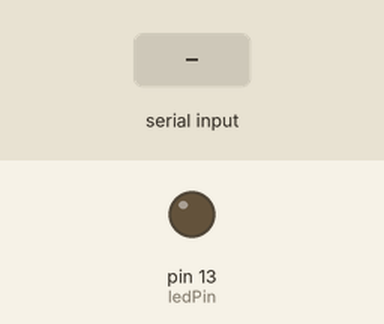
A sketch run on a simulated Arduino Uno, built with avr-gcc and run on an emulated ATmega328P. On the bench: output pins drawn as LEDs (lit = HIGH). The test bench sets the inputs (shaded band).

Above: at 1.2 s.
1.3 s: "l" received over the second serial link
At 2.2 s:
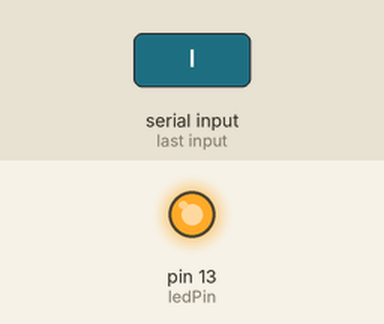
Timing chart, 0 to 4.3 s (numbered marks = the images above; inputs shaded):
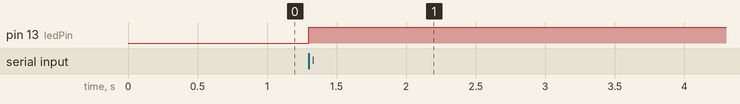

The sketch:

ArduinoSerial.ino
```cpp
#include "SoftwareSerial.h"

int ledPin = 13;
int analogPin = A0;

SoftwareSerial ser(8, 9); // RX, TX

boolean ledOn = false;

void setup()
{
  ser.begin(9600);
  pinMode(ledPin, OUTPUT);
}

void loop()
{
  if (ser.available())
  {
    char ch = ser.read();
    if (ch == 'l')
    {
      toggleLED();
    }
    if (ch == 'r')
    {
      sendAnalogReading();
    }
  }
}

void toggleLED()
{
  ledOn = ! ledOn;
  digitalWrite(ledPin, ledOn);
}

void sendAnalogReading()
{
  int reading = analogRead(analogPin);
  ser.println(reading);
}
```

Measured:
- after the input at 1.3 s, pin 13 (ledPin): LOW → HIGH at once
